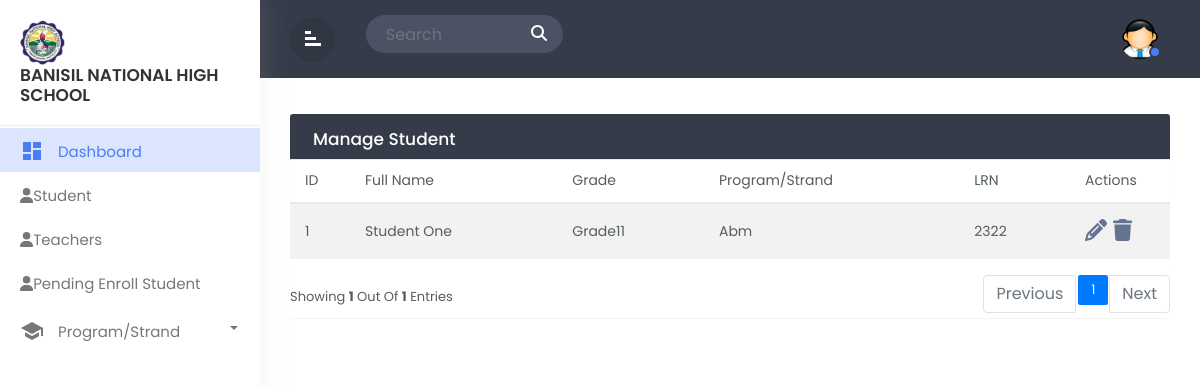
/admin_ABM.php, run on an earlier commit of the app's database.
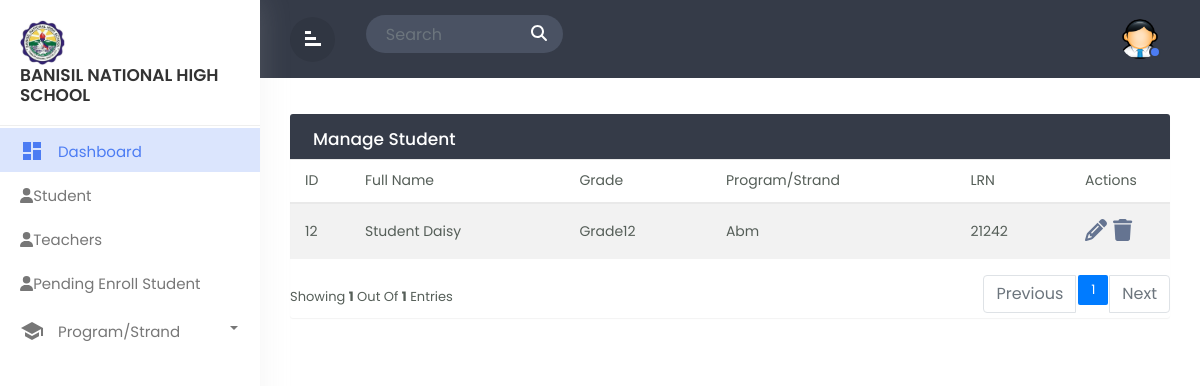
And on a later commit of the database.
### tables this page shows
CREATE TABLE `tbl_userinfo` (
  `user_id` int(11) NOT NULL,
  `firstname` varchar(244) NOT NULL,
  `lastname` varchar(244) NOT NULL,
  `gender` varchar(244) NOT NULL,
  `birthday` date NOT NULL,
  `age` int(11) NOT NULL,
  `grade` varchar(244) NOT NULL,
  `strand` varchar(244) NOT NULL,
  `lrn` int(11) NOT NULL
);

### admin_ABM.php (the view, shortened to what the changed rows need)
<!doctype html>
<html lang="en">
  <head>
        <link rel="stylesheet" href="css/bootstrap.min.css">
        <link rel="stylesheet" href="css/custom.css">
  </head>
  <body>
<div class="wrapper">
		<div id="content">
		   <div class="main-content">
			  <div class="row">
				<div class="col-md-12">
				<div class="table-wrapper">
    <div class="table-title">
      <div class="row">
        <div class="col-sm-6 p-0 d-flex justify-content-lg-start justify-content-center">
          <h2 class="ml-lg-2">Manage Student</h2>
        </div>
      </div>
    </div>
    <?php
    include 'dbcon.php';
    $limit = 5;
    $page = isset($_GET['page']) ? $_GET['page'] : 1;
    $sqlCount = "SELECT COUNT(*) AS total FROM tbl_userinfo
                JOIN tbl_user_level ON tbl_user_level.user_level_id = tbl_userinfo.user_id
                WHERE tbl_user_level.level = 'STUDENT' AND tbl_userinfo.strand = 'ABM'";
    $resultCount = mysqli_query($conn, $sqlCount);
    $rowCount = mysqli_fetch_assoc($resultCount)['total'];
    $totalPages = ceil($rowCount / $limit);
    $offset = ($page - 1) * $limit;
    $sql = "SELECT tbl_userinfo.user_id, tbl_userinfo.firstname, tbl_userinfo.lastname, tbl_userinfo.grade, tbl_userinfo.strand, tbl_userinfo.lrn, tbl_user_level.level,
            tbl_user_status.status
            FROM tbl_userinfo
            JOIN tbl_user_level ON tbl_user_level.user_level_id = tbl_userinfo.user_id
            JOIN tbl_user_status ON tbl_user_status.status_id = tbl_userinfo.user_id
            WHERE tbl_user_level.level = 'STUDENT' AND tbl_userinfo.strand = 'ABM' AND tbl_user_status.status = 1
            LIMIT $limit OFFSET $offset";
    $result = mysqli_query($conn, $sql);
    ?>
<table class="table table-striped table-hover" id="abm_table">
  <thead>
    <tr>
      <th>ID</th>
      <th>Full Name</th>
      <th>Grade</th>
      <th>Program/Strand</th>
      <th>LRN</th>
      <th>Actions</th>
    </tr>
  </thead>
  <tbody>
    <?php foreach ($result as $row): ?>
      <tr>
        <td><?php echo $row['user_id'] ?></td>
        <td><?php echo $row['firstname'] . ' ' . $row['lastname']; ?></td>
        <td><?php echo $row['grade']; ?></td>
        <td><?php echo $row['strand']; ?></td>
        <td><?php echo $row['lrn'] ?></td>
        <td>
        <a href="admin_student_edit.php?user_id=<?php echo $row['user_id']?>" class="edit">
        <i class="fas fa-pencil" data-toggle="tooltip" title="Edit">&#xE254;</i>
        </a>
        <a href="admin_student_delete.php?user_id=<?php echo $row['user_id']?>" class="delete">
        <i class="fas fa-trash" data-toggle="tooltip" title="delete"></i>
        </a>
        </td>
      </tr>
    <?php endforeach; ?>
  </tbody>
</table>
<div class="clearfix">
  <ul class="pagination">
    <?php for ($i = 1; $i <= $totalPages; $i++): ?>
      <li class="page-item <?php if ($i == $page) echo 'active' ?>">
        <a href="?page=<?php echo $i ?>" class="page-link"><?php echo $i ?></a>
      </li>
    <?php endfor; ?>
  </ul>
</div>
</div>
			  </div>
		</div>
</div>
</div>
  </body>
  </html>

What changed in the data, as far as the page shows it:
no longer on this page (row edited): tbl_userinfo: user_id "1", firstname "Student", lastname "One", grade "Grade11", strand "Abm", lrn "2322"
added tbl_userinfo: user_id "12", firstname "Student", lastname "Daisy", grade "Grade12", strand "Abm", lrn "21242"
